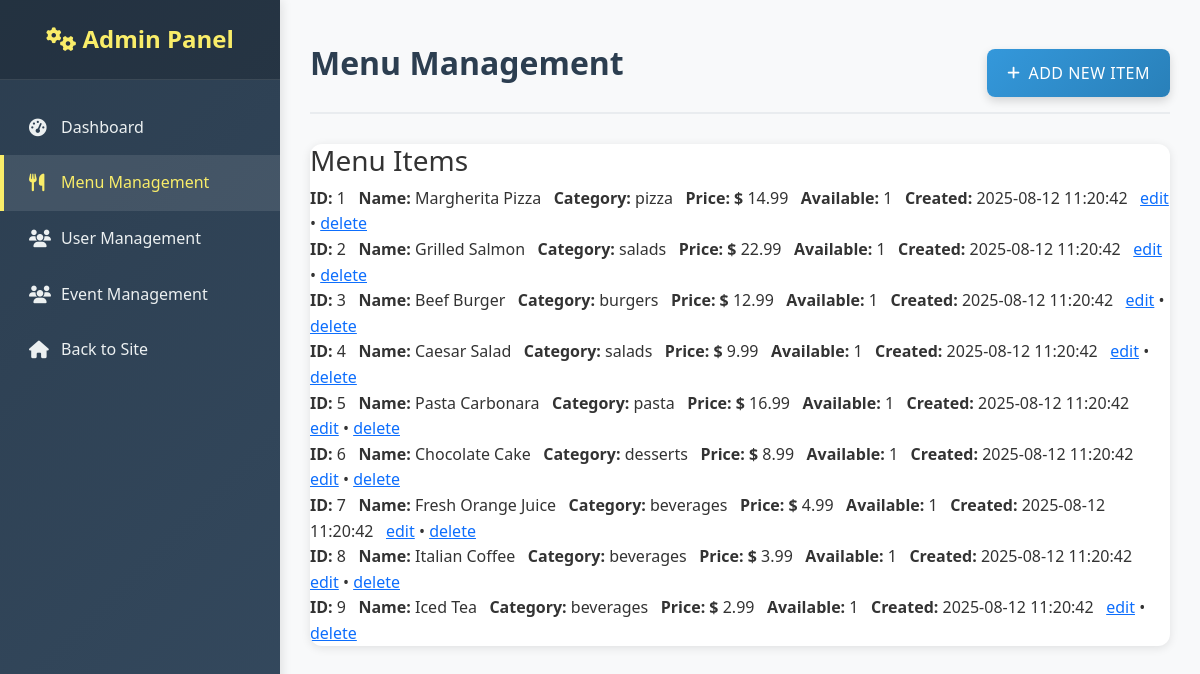
The app's page /admin/menu_list.php with its own data.
### tables this page shows
CREATE TABLE IF NOT EXISTS menu (
    menu_id INT AUTO_INCREMENT PRIMARY KEY,
    name VARCHAR(100) NOT NULL,
    description TEXT,
    category ENUM('pizza', 'burgers', 'pasta', 'salads', 'desserts', 'beverages') NOT NULL,
    price DECIMAL(10, 2) NOT NULL,
    image_url VARCHAR(255),
    is_available BOOLEAN DEFAULT TRUE,
    ingredients TEXT,
    nutritional_info TEXT,
    preparation_time INT DEFAULT 15,  
    created_at TIMESTAMP DEFAULT CURRENT_TIMESTAMP,
    updated_at TIMESTAMP DEFAULT CURRENT_TIMESTAMP ON UPDATE CURRENT_TIMESTAMP
);

### models/db_Model.php (the view, shortened to what this page needs)
<?php
$connection = mysqli_connect(DB_SERVER, DB_USER, DB_PASS, DB_NAME);
function display_all($sql, $column_mappings, $url){
    global $connection;
    $output_list = "";
    $result = mysqli_query($connection, $sql);
    $rowCount = mysqli_num_rows($result);
    if ($rowCount > 0) {
        while($row = mysqli_fetch_array($result)){
            foreach ($column_mappings as $column_name => $label) {
                $value = $row[$column_name];
                $output_list .= "<strong>$label </strong> $value &nbsp; ";
            }
            $id = $row['user_id'] ?? $row['menu_id'] ?? $row['event_id'] ?? $row['id'];
            $output_list .= "<a href='edit.php?editid=$id'>edit</a> &bull; <a href='$url?deleteid=$id'>delete</a><br />";
        }
    } else {
        $output_list = "No records found.";
    }
    echo $output_list;
}
?>

### assets/css/main.css (style rules this page uses)
* { margin: 0; padding: 0; box-sizing: border-box; }
body { font-family: 'Segoe UI', 'Roboto', 'Arial', sans-serif; line-height: 1.6; color: #333; background-color: #f8f9fa; }

### records on screen
menu: label "ID:", menu_id "1", label "Name:", name "Margherita Pizza", label "Category:", category "pizza", label "Price: $", price "14.99", label "Available:", is_available "1", label "Created:", created_at "2025-08-12 11:20:42"
menu: label "ID:", menu_id "2", label "Name:", name "Grilled Salmon", label "Category:", category "salads", label "Price: $", price "22.99", label "Available:", is_available "1", label "Created:", created_at "2025-08-12 11:20:42"
menu: label "ID:", menu_id "3", label "Name:", name "Beef Burger", label "Category:", category "burgers", label "Price: $", price "12.99", label "Available:", is_available "1", label "Created:", created_at "2025-08-12 11:20:42"
menu: label "ID:", menu_id "4", label "Name:", name "Caesar Salad", label "Category:", category "salads", label "Price: $", price "9.99", label "Available:", is_available "1", label "Created:", created_at "2025-08-12 11:20:42"
menu: label "ID:", menu_id "5", label "Name:", name "Pasta Carbonara", label "Category:", category "pasta", label "Price: $", price "16.99", label "Available:", is_available "1", label "Created:", created_at "2025-08-12 11:20:42"
menu: label "ID:", menu_id "6", label "Name:", name "Chocolate Cake", label "Category:", category "desserts", label "Price: $", price "8.99", label "Available:", is_available "1", label "Created:", created_at "2025-08-12 11:20:42"
menu: label "ID:", menu_id "7", label "Name:", name "Fresh Orange Juice", label "Category:", category "beverages", label "Price: $", price "4.99", label "Available:", is_available "1", label "Created:", created_at "2025-08-12 11:20:42"
menu: label "ID:", menu_id "8", label "Name:", name "Italian Coffee", label "Category:", category "beverages", label "Price: $", price "3.99", label "Available:", is_available "1", label "Created:", created_at "2025-08-12 11:20:42"
menu: label "ID:", menu_id "9", label "Name:", name "Iced Tea", label "Category:", category "beverages", label "Price: $", price "2.99", label "Available:", is_available "1", label "Created:", created_at "2025-08-12 11:20:42"
